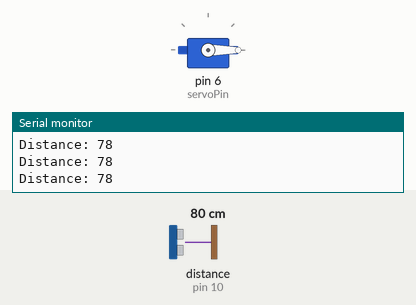
Recording of a sketch running on a simulated Arduino Uno, built with avr-gcc and run on an emulated ATmega328P. Shown: servo, the last lines printed to the serial monitor. Wiring (inferred from the names in the program): ultrasonic range finder: trigger pin 9; echo pin 10. Inputs (shaded band) come from the test bench; at power-on: distance to the obstacle (sensor on pin 10) 80 cm. The echo pulse lasts 58.3 µs per cm.

Above: at 1.2 s.
1.3 s: distance to the obstacle (sensor on pin 10) set to 22 cm
2.8 s: distance to the obstacle (sensor on pin 10) set to 18 cm
At 3.7 s:
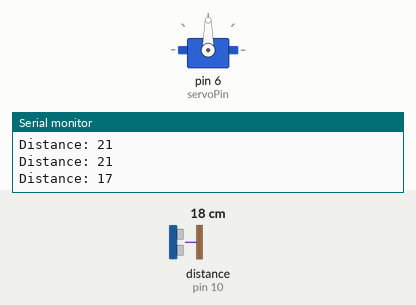
4.3 s: distance to the obstacle (sensor on pin 10) set to 35 cm
At 7.0 s:
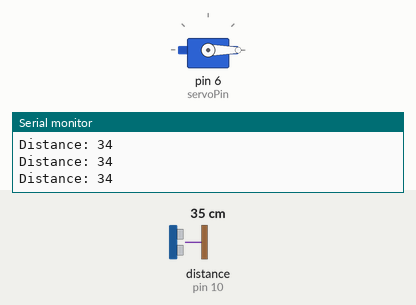
7.3 s: distance to the obstacle (sensor on pin 10) set to 2 cm
At 8.0 s:
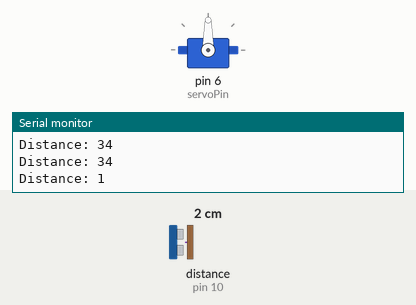
Timing chart, 0 to 9.9 s (numbered marks = the images above; inputs shaded):
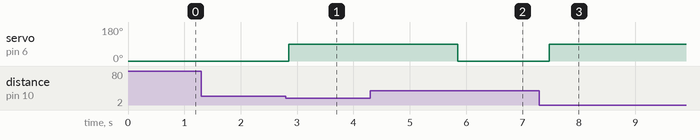

Measured:
- the behaviour switches between 21 and 20 cm on distance to the obstacle (sensor on pin 10) (found by bisection; images 0 and 1)
- after the input at 2.8 s, servo on pin 6 (servoPin): 0° → 90° after 0.05 s
- after the input at 4.3 s, servo on pin 6 (servoPin): goes on until 5.9 s, then stays 0°
- after the input at 7.3 s, servo on pin 6 (servoPin): 0° → 90° after 0.17 s

The sketch:

main.ino
```cpp
#include <Servo.h>

const int trigPin = 9;
const int echoPin = 10;
const int servoPin = 6;

Servo lidServo;

long duration;
int distance;

void setup() {
  pinMode(trigPin, OUTPUT);
  pinMode(echoPin, INPUT);
  lidServo.attach(servoPin);
  lidServo.write(0); // Lid closed position

  Serial.begin(9600); // For debugging
}

void loop() {
  // Trigger ultrasonic pulse
  digitalWrite(trigPin, LOW);
  delayMicroseconds(2);
  digitalWrite(trigPin, HIGH);
  delayMicroseconds(10);
  digitalWrite(trigPin, LOW);

  // Read echo
  duration = pulseIn(echoPin, HIGH);
  distance = duration * 0.034 / 2; // Convert to cm

  Serial.print("Distance: ");
  Serial.println(distance);

  // Check distance to open lid
  if (distance < 20) { // If hand is within 20 cm
    lidServo.write(90); // Open lid (adjust angle as needed)
    delay(3000); // Keep lid open for 3 seconds
    lidServo.write(0); // Close lid
  }
  delay(200); // Delay before next reading
}
```
